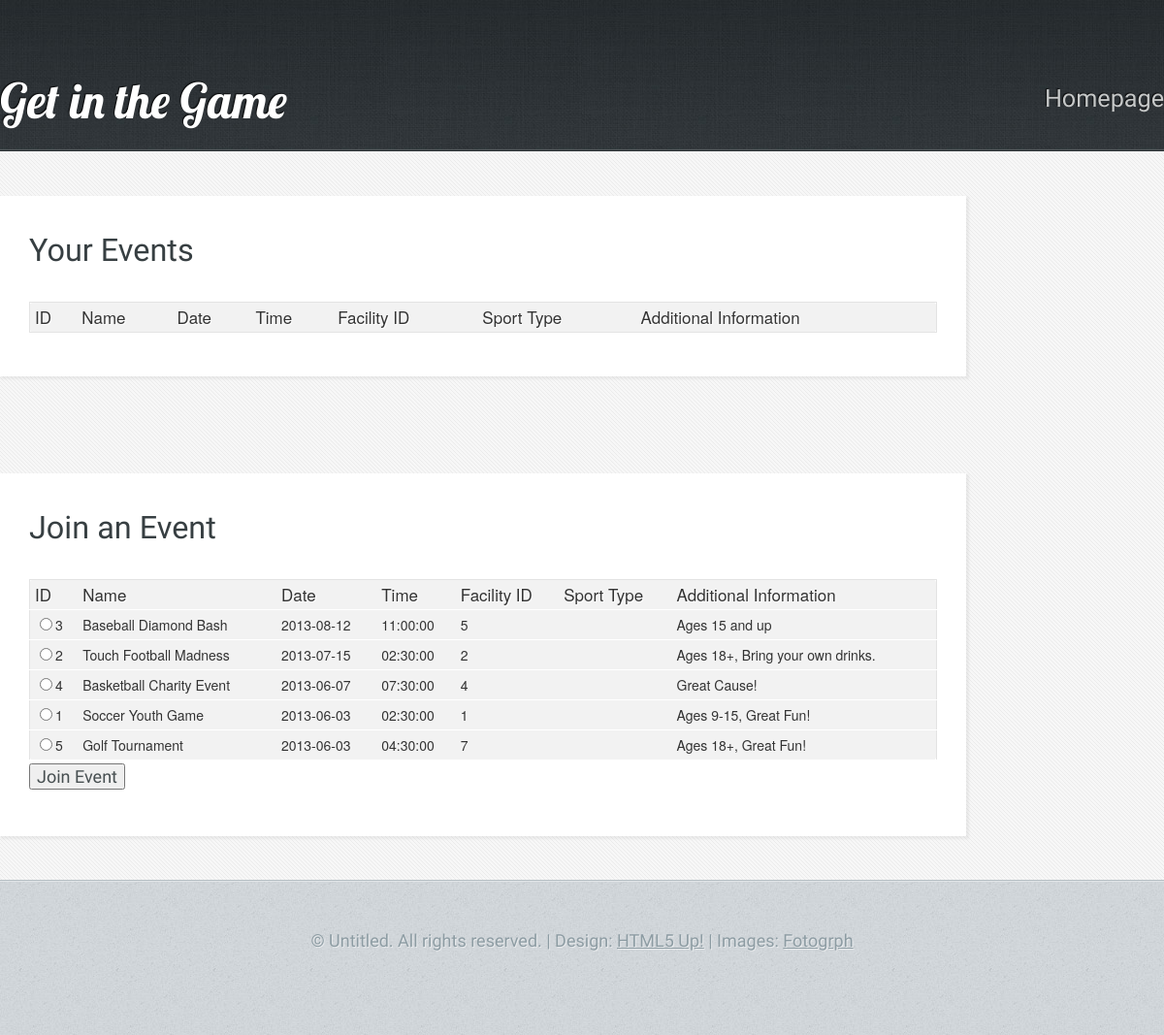
Page /joinevent.php on the earlier database version.
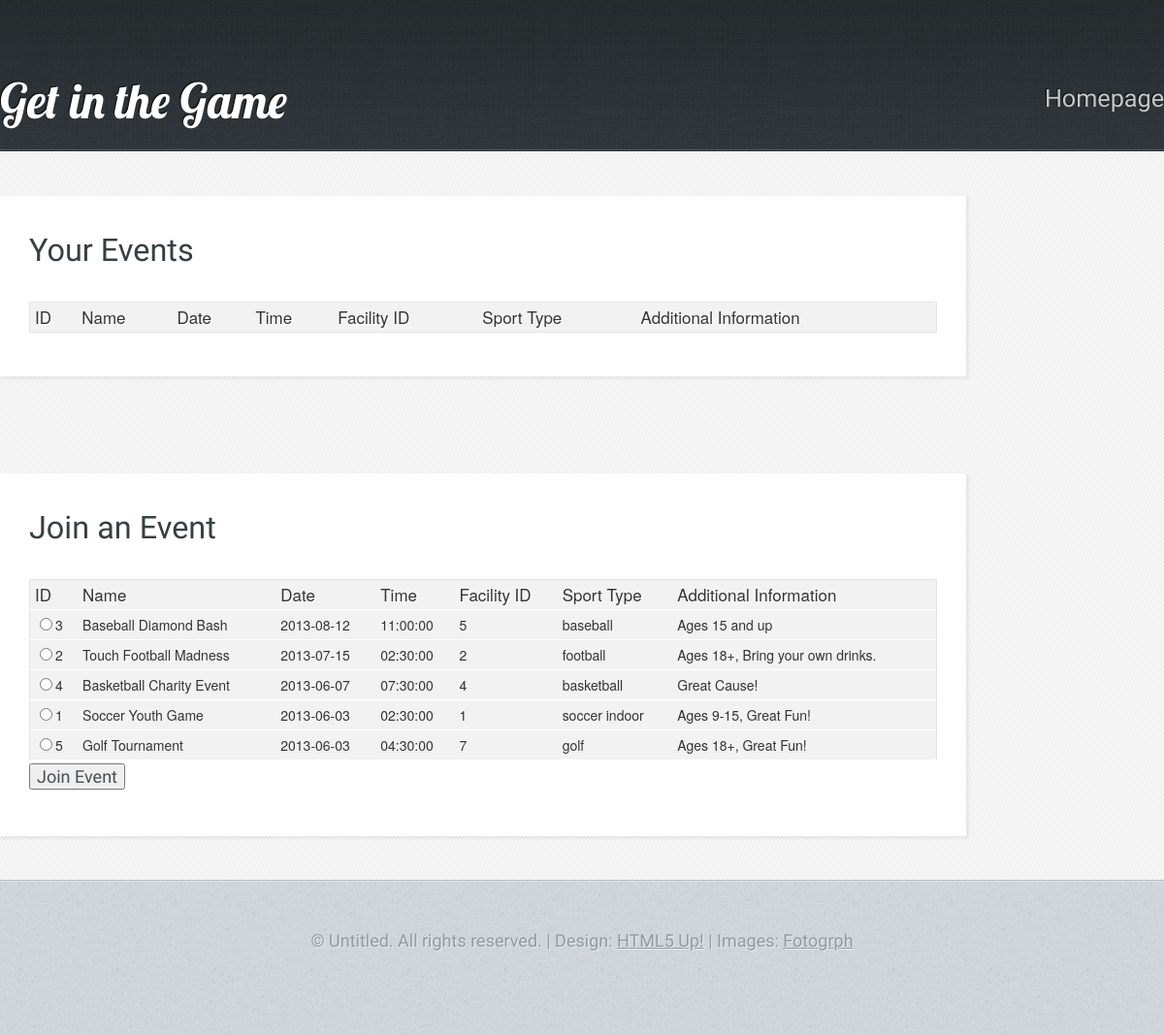
Same page on the later database version.
### tables this page shows
CREATE TABLE IF NOT EXISTS events (
	event_id INT(11) NOT NULL AUTO_INCREMENT,
	name VARCHAR(30) NOT NULL,
	event_date DATE NOT NULL,
	event_time TIME NOT NULL,
	fac_id INT(11) NOT NULL,
	sport_name VARCHAR(20) DEFAULT NULL,
	ad BLOB,
	CONSTRAINT facilities_fac_id_fk FOREIGN KEY (fac_id) REFERENCES facilities(fac_id),
	CONSTRAINT sports_sport_name_fk FOREIGN KEY (sport_name) REFERENCES sports(sport_name),
	PRIMARY KEY (event_id)
);

### joinevent.php (the view, shortened to what this page needs)
<!DOCTYPE HTML>
<?php include 'php/session_start_loggedin.php';?>
<html>
	<head>
	</head>
	<body class="subpage">
			<div id="header-wrapper">
				<header id="header" class="5grid-layout">
					<div class="row">
						<div class="10u">
								<h1><a href="index.php" class="mobileUI-site-name">Get in the Game</a></h1>
								<nav class="mobileUI-site-nav">
									<a href="index.php">Homepage</a>
								</nav>
						</div>
					</div>
				</header>
			</div>
			<div id="content-wrapper">
				<div id="content">
					<div class="5grid-layout">
						<div class="row">
							<div class="10u">
									<?php include 'php/db_connect.php'; ?>
									<section>
										<header>
											<h2>Your Events</h2>
										</header>
											<?php
												function load_events($db, $your_query, $isYourEvents) {
													echo "<table id='table-2'>";
													echo "<tr><th>ID</th><th>Name</th><th>Date</th><th>Time</th><th>Facility ID</th><th>Sport Type</th><th>Additional Information</th></tr>";
													$result = mysqli_query($db, $your_query) or die("Error Querying Database for events from joinevent.php");
													while($row = mysqli_fetch_array($result)) {
														$event_id = $row['event_id'];
														$event_name = $row['name'];
														$event_date = $row['event_date'];
														$event_time = $row['event_time'];
														$event_fac_id = $row['fac_id'];
														$event_sport_type = $row['sport_name'];
														$event_ad = $row['ad'];
														if (!$isYourEvents) { $radio = "<input type='radio' name='jevent' value='$event_id' />"; }
														else { $radio = ""; }
														echo "<tr><td>$radio$event_id</td><td>$event_name</td><td>$event_date</td><td>$event_time</td><td>$event_fac_id</td><td>$event_sport_type</td><td>$event_ad</td></tr>";
													}
													echo "</table>";
												}
												$query = "SELECT * FROM events natural join jevents where username='$s_username' ORDER BY event_date DESC";
												load_events($db, $query, TRUE);
											?>
									</section>
									<section>
										<header>
											<h2>Join an Event</h2>
										</header>
										<form method = "post" action = "joinevent.php" enctype="multipart/form-data">
											<?php
												$query = "SELECT * FROM events ORDER BY event_date DESC";
												load_events($db, $query, FALSE);
											?>
											<tr><td><input type="submit" name="join_event" value="Join Event" /></td><td>&nbsp;</td></tr>
										</form>
									</section>
							</div>
						</div>
					</div>
				</div>
			</div>
			<div id="copyright">
				&copy; Untitled. All rights reserved. | Design: <a href="http://html5up.net">HTML5 Up!</a> | Images: <a href="http://fotogrph.com">Fotogrph</a>
			</div>
	</body>
</html>

### css/5grid/core.css (style rules this page uses)
html, body, div, span, applet, object, iframe, h1, h2, h3, h4, h5, h6, p, blockquote, pre, a, abbr, acronym, address, big, cite, code, del, dfn, em, img, ins, kbd, q, s, samp, small, strike, strong, sub, sup, tt, var, b, u, i, center, dl, dt, dd, ol, ul, li, fieldset, form, label, legend, table, caption, tbody, tfoot, thead, tr, th, td, article, aside, canvas, details, embed, figure, figcaption, footer, header, hgroup, menu, nav, output, ruby, section, summary, time, mark, audio, video { margin: 0; padding: 0; border: 0; font-size: 100%; font: inherit; vertical-align: baseline; }
article, aside, details, figcaption, figure, footer, header, hgroup, menu, nav, section { display: block; }
body { line-height: 1; }
table { border-collapse: collapse; border-spacing: 0; }
.\35 grid .\31 0u { width: 83%; }
.\35 grid .\31 u, .\35 grid .\32 u, .\35 grid .\33 u, .\35 grid .\34 u, .\35 grid .\35 u, .\35 grid .\36 u, .\35 grid .\37 u, .\35 grid .\38 u, .\35 grid .\39 u, .\35 grid .\31 0u, .\35 grid .\31 1u, .\35 grid .\31 2u { margin: 1% 0 1% 2%; float: left; }
.\35 grid:after { content: ''; display: block; clear: both; height: 0; }

### css/style.css (style rules this page uses)
body { background: #D4D9DD url('images/bg03.jpg'); }
body, input, textarea, select { color: #474f51; font-size: 13.5pt; font-family: 'Yanone Kaffeesatz'; line-height: 1.85em; font-weight: 300; }
a { text-decoration: underline; }
section > :last-child, .last-child { margin-bottom: 0 !important; }
#table-2 { border: 1px solid #e3e3e3; background-color: #f2f2f2; width: 100%; border-radius: 6px; -webkit-border-radius: 6px; -moz-border-radius: 6px; }
#table-2 td, #table-2 th { padding: 5px; color: #333; }
#table-2 th { font-family: 'Helvetica Neue', Helvetica, Arial, sans-serif; font-size: 17px; line-height: 20px; font-style: normal; font-weight: normal; text-align: left; text-shadow: white 1px 1px 1px; }
#table-2 td { line-height: 20px; font-family: 'Helvetica Neue', Helvetica, Arial, sans-serif; font-size: 14px; border-bottom: 1px solid #fff; border-top: 1px solid #fff; }

### css/5grid/core-desktop.css (style rules this page uses)
.\35 grid .row:after { content: ''; display: block; clear: both; height: 0; }
.\35 grid .row > :first-child { margin-left: 0; }
.\35 grid .row:first-child > * { margin-top: 0; }
.\35 grid .row:last-child > * { margin-bottom: 0; }

### css/style-desktop.css (style rules this page uses)
section:last-child { margin-bottom: 0 !important; }
#header-wrapper { background: #3B4346 url('images/bg01.jpg'); border-bottom: solid 1px #272d30; box-shadow: inset 0px -1px 0px 0px #51575a; text-shadow: -1px -1px 1px rgba(0,0,0,0.75); }
.subpage #header-wrapper { height: 155px; }
#content-wrapper { background: #f7f7f7 url('images/bg04.png'); border-top: solid 1px #fff; padding: 45px 0 45px 0; }
#header { min-height: 155px; position: relative; }
#header h1 { position: absolute; left: 0; bottom: 35px; font-family: 'Lobster', sans-serif; font-size: 2.75em; }
#header h1 a { color: #fff; text-decoration: none; }
#header nav { position: absolute; right: 0; bottom: 35px; font-weight: 200; }
#header nav a { color: #c6c8c8; text-decoration: none; font-size: 1.4em; margin-left: 60px; outline: 0; }
#content section { background: #fff; padding: 40px 30px 45px 30px; box-shadow: 2px 2px 2px 1px rgba(128,128,128,0.1); margin: 0 0 10% 0; }
#content h2 { font-size: 1.8em; color: #373f42; margin: 0 0 0.25em 0; }
#content header { margin: 0 0 2em 0; }
#copyright { border-top: solid 1px #b5bec3; box-shadow: inset 0px 1px 0px 0px #e0e4e7; text-align: center; padding: 45px 0 80px 0; color: #8d9ca3; text-shadow: 1px 1px 0px rgba(255,255,255,0.5); }
#copyright a { color: #8d9ca3; }

### css/5grid/core-1200px.css (style rules this page uses)
.\35 grid-layout { width: 1200px; margin: 0 auto; }

Differences in the rows shown:
changed events "Baseball Diamond Bash": sport_name (not shown) → "baseball"
changed events "Touch Football Madness": sport_name (not shown) → "football"
changed events "Basketball Charity Event": sport_name (not shown) → "basketball"
changed events "Soccer Youth Game": sport_name (not shown) → "soccer indoor"
changed events "Golf Tournament": sport_name (not shown) → "golf"
